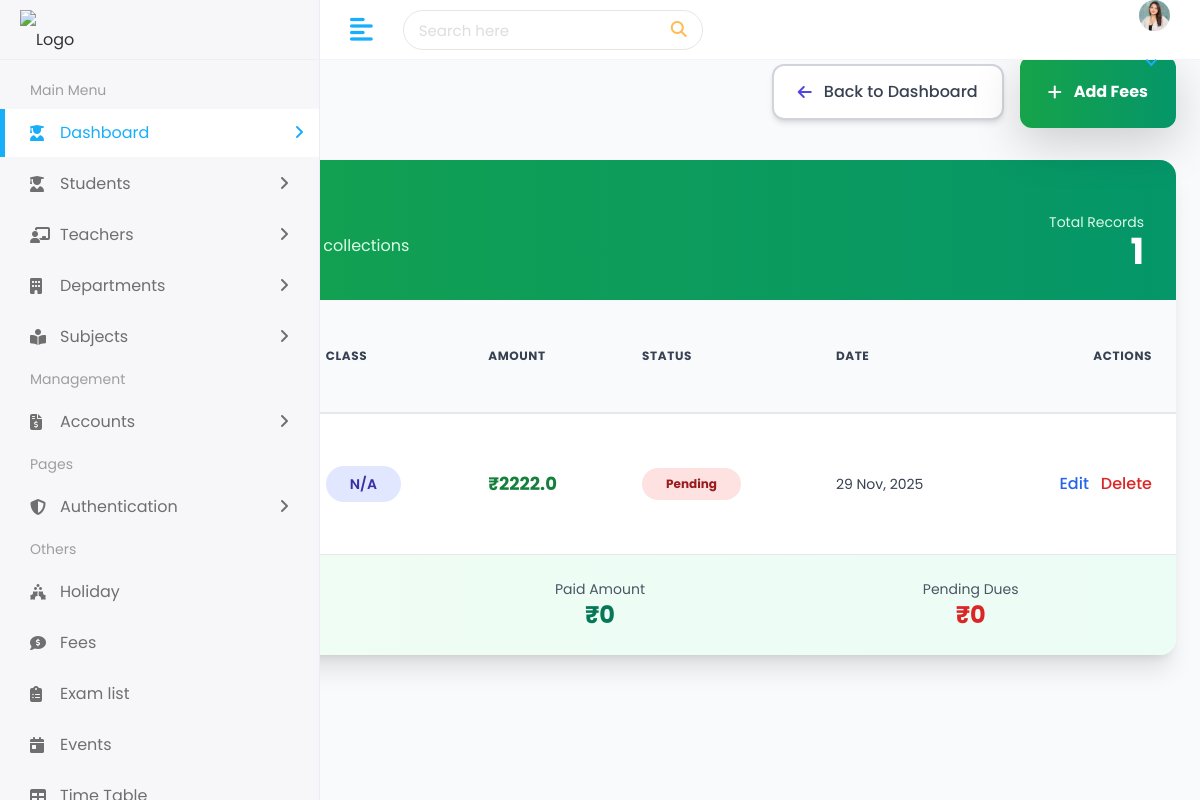
Page /student/fees/ on the committed database.
### student/models.py (models this page shows, shortened)
class Fee(models.Model):
    student = models.ForeignKey(Student, on_delete=models.CASCADE, related_name='fee_records')
    class_name = models.CharField(max_length=50)
    amount = models.FloatField()
    status = models.CharField(max_length=20, choices=(('Paid','Paid'),('Pending','Pending')))
    date = models.DateField()
    description = models.TextField(blank=True, null=True)

### student/views.py (the view)
# urls.py: path('fees/', views.fees_list, name='fees'),
def fees_list(request):
    fees = Fee.objects.all()
    return render(request, "fees.html", {"fees": fees})

### templates/fees.html (shortened to what this page needs)
{% extends 'Home/base.html' %}
{% load static %}
{% block body %}
<div class="min-h-screen bg-gray-50 py-8 px-4">
    <div class="max-w-7xl mx-auto">
        <div class="flex flex-col sm:flex-row sm:items-center sm:justify-between mb-8">
            <div>
                <h1 class="text-3xl font-bold text-gray-900">Fees Management</h1>
                <nav class="flex mt-2 text-sm text-gray-600">
                    <a href="{% url 'dashboard' %}" class="hover:text-indigo-600">Dashboard</a>
                    <span class="mx-2">/</span>
                    <span class="text-indigo-600 font-medium">Fees</span>
                </nav>
            </div>
            <div class="mt-4 sm:mt-0 flex items-center space-x-4">
                <a href="{% url 'dashboard' %}"
                   class="flex items-center space-x-3 px-6 py-3.5 bg-white border-2 border-gray-300 rounded-xl shadow-md hover:shadow-lg hover:border-gray-400 hover:bg-gray-50 font-medium text-gray-700 transition-all duration-200 transform hover:-translate-x-1">
                    <i class="fas fa-arrow-left text-indigo-600"></i>
                    <span>Back to Dashboard</span>
                </a>
                <a href="{% url 'add_fees' %}"
                   class="px-7 py-4 bg-gradient-to-r from-green-600 to-emerald-600 hover:from-green-700 hover:to-emerald-700 text-white font-bold rounded-xl shadow-lg flex items-center space-x-3 transform hover:scale-105 transition duration-300">
                    <i class="fas fa-plus"></i>
                    <span>Add Fees</span>
                </a>
            </div>
        </div>
        <div class="bg-white rounded-2xl shadow-xl overflow-hidden">
            <div class="px-8 py-7 bg-gradient-to-r from-green-600 to-emerald-600">
                <div class="flex flex-col sm:flex-row sm:items-center sm:justify-between">
                    <div>
                        <h2 class="text-2xl font-bold text-white">Student Fees Records</h2>
                        <p class="text-green-100">Track payments, pending dues & collections</p>
                    </div>
                    <div class="mt-4 sm:mt-0 text-right">
                        <p class="text-green-100 text-sm">Total Records</p>
                        <p class="text-4xl font-bold text-white">{{ fees|length }}</p>
                    </div>
                </div>
            </div>
            <div class="overflow-x-auto">
                <table class="w-full">
                    <thead class="bg-gray-50 border-b-2 border-gray-200">
                        <tr>
                            <th class="px-6 py-5 text-left text-xs font-bold text-gray-700 uppercase tracking-wider">#</th>
                            <th class="px-6 py-5 text-left text-xs font-bold text-gray-700 uppercase tracking-wider">Student</th>
                            <th class="px-6 py-5 text-left text-xs font-bold text-gray-700 uppercase tracking-wider">Class</th>
                            <th class="px-6 py-5 text-left text-xs font-bold text-gray-700 uppercase tracking-wider">Amount</th>
                            <th class="px-6 py-5 text-left text-xs font-bold text-gray-700 uppercase tracking-wider">Status</th>
                            <th class="px-6 py-5 text-left text-xs font-bold text-gray-700 uppercase tracking-wider">Date</th>
                            <th class="px-6 py-5 text-right text-xs font-bold text-gray-700 uppercase tracking-wider">Actions</th>
                        </tr>
                    </thead>
                    <tbody class="divide-y divide-gray-200">
                        {% for fee in fees %}
                        <tr class="hover:bg-green-50 transition duration-200 group">
                            <td class="px-6 py-5 text-sm font-medium text-gray-600">{{ forloop.counter }}</td>
                            <td class="px-6 py-5">
                                <div class="flex items-center space-x-4">
                                    <div>
                                        <p class="text-xs text-gray-500">ID: {{ fee.student.student_id|default:"N/A" }}</p>
                                    </div>
                                </div>
                            </td>
                            <td class="px-6 py-5">
                                <span class="px-4 py-2 inline-flex text-sm font-semibold rounded-full bg-indigo-100 text-indigo-800">
                                    {{ fee.student.class_name|default:"N/A" }}
                                </span>
                            </td>
                            <td class="px-6 py-5 text-lg font-bold text-green-700">
                                ₹{{ fee.amount }}
                            </td>
                            <td class="px-6 py-5">
                                {% if fee.is_paid %}
                                    <span class="px-4 py-2 inline-flex items-center text-xs font-bold rounded-full bg-green-100 text-green-800">
                                        Paid
                                    </span>
                                {% else %}
                                    <span class="px-4 py-2 inline-flex items-center text-xs font-bold rounded-full bg-red-100 text-red-800">
                                        Pending
                                    </span>
                                {% endif %}
                            </td>
                            <td class="px-6 py-5 text-sm text-gray-700">
                                {{ fee.date|date:"d M, Y" }}
                            </td>
                            <td class="px-6 py-5 text-right">
                                <div class="flex items-center justify-end space-x-3">
                                    <a href="{% url 'edit_fees' fee.id %}"
                                       class="text-blue-600 hover:text-blue-800 font-medium hover:underline transition">
                                        Edit
                                    </a>
                                    <form action="{% url 'delete_fees' fee.id %}" method="POST" class="inline">
                                        <button type="submit"
                                                onclick="return confirm('Sure bhai? Ye fees record permanently delete ho jayega!')"
                                                class="text-red-600 hover:text-red-800 font-medium hover:underline transition">
                                            Delete
                                        </button>
                                    </form>
                                </div>
                            </td>
                        </tr>
                        {% endfor %}
                    </tbody>
                </table>
            </div>
            {% if fees %}
            <div class="px-8 py-6 bg-gradient-to-r from-green-50 to-emerald-50 border-t border-gray-200">
                <div class="grid grid-cols-1 sm:grid-cols-3 gap-6 text-center">
                    <div>
                        <p class="text-sm text-gray-600">Total Fees</p>
                        <p class="text-2xl font-bold text-green-700">₹{{ total_fees|default:"0" }}</p>
                    </div>
                    <div>
                        <p class="text-sm text-gray-600">Paid Amount</p>
                        <p class="text-2xl font-bold text-emerald-700">₹{{ paid_amount|default:"0" }}</p>
                    </div>
                    <div>
                        <p class="text-sm text-gray-600">Pending Dues</p>
                        <p class="text-2xl font-bold text-red-600">₹{{ pending_amount|default:"0" }}</p>
                    </div>
                </div>
            </div>
            {% endif %}
        </div>
    </div>
</div>
<script src="https://cdn.tailwindcss.com"></script>
{% endblock %}

### static/assets/css/style.css (style rules this page uses)
html { height: 100%; }
body { background-color: #fff; color: #333; font-family: 'Poppins', sans-serif; font-size: 1rem; height: 100%; line-height: 1.5; overflow-x: hidden; }
h1, h2, h3, h4, h5, h6 { font-family: 'Poppins', sans-serif; margin-top: 0; }
input, input:focus, button, button:focus { outline: none; }
.bg-white { background-color: #fff; }

### rows in the picture
Fee: student.class_name "N/A", amount "2222.0", date "29 Nov, 2025"

### other values in the picture
{{ fees|length }} "1"
{{ paid_amount|default:"0" }} "0"
{{ pending_amount|default:"0" }} "0"
